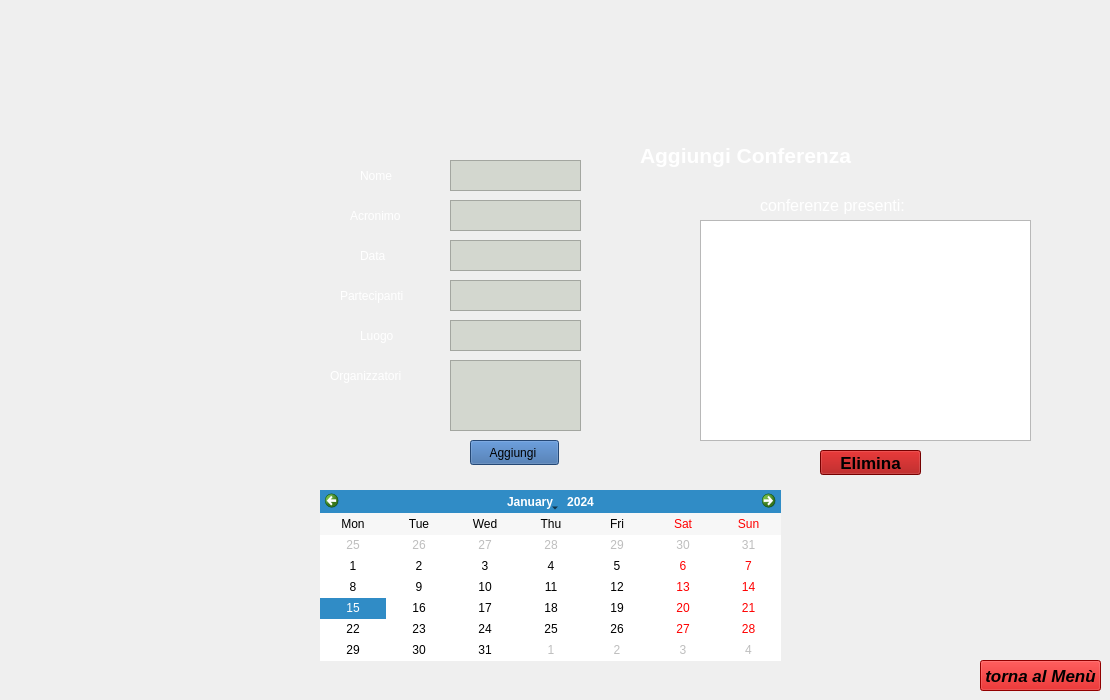
    <widget class="QWidget" name="pagina_aggiungi_Conferenza">
     <widget class="QLabel" name="Data_conf">
      <property name="geometry">
       <rect>
        <x>360</x>
        <y>240</y>
        <width>61</width>
        <height>31</height>
       </rect>
      </property>
      <property name="styleSheet">
       <string notr="true">color: rgb(255, 255, 255);</string>
      </property>
      <property name="text">
       <string>Data</string>
      </property>
     </widget>
     <widget class="QPushButton" name="Bottone_Aggiungi_conf">
      <property name="geometry">
       <rect>
        <x>470</x>
        <y>440</y>
        <width>89</width>
        <height>25</height>
       </rect>
      </property>
      <property name="styleSheet">
       <string notr="true">background-color: rgb(52, 101, 164);</string>
      </property>
      <property name="text">
       <string>Aggiungi </string>
      </property>
     </widget>
     <widget class="QLabel" name="AggiungiArticolo__1">
      <property name="geometry">
       <rect>
        <x>640</x>
        <y>140</y>
        <width>241</width>
        <height>31</height>
       </rect>
      </property>
      <property name="font">
       <font>
        <pointsize>16</pointsize>
        <weight>75</weight>
        <bold>true</bold>
       </font>
      </property>
      <property name="styleSheet">
       <string notr="true">color: rgb(255, 255, 255);</string>
      </property>
      <property name="text">
       <string>Aggiungi Conferenza</string>
      </property>
     </widget>
     <widget class="QLabel" name="Acronimo_conf">
      <property name="geometry">
       <rect>
        <x>350</x>
        <y>200</y>
        <width>81</width>
        <height>31</height>
       </rect>
      </property>
      <property name="styleSheet">
       <string notr="true">color: rgb(255, 255, 255);</string>
      </property>
      <property name="text">
       <string>Acronimo</string>
      </property>
     </widget>
     <widget class="QLabel" name="nome_conf">
      <property name="geometry">
       <rect>
        <x>360</x>
        <y>160</y>
        <width>61</width>
        <height>31</height>
       </rect>
      </property>
      <property name="styleSheet">
       <string notr="true">color: rgb(255, 255, 255);</string>
      </property>
      <property name="text">
       <string>Nome</string>
      </property>
     </widget>
     <widget class="QTextEdit" name="TestoAcronimo_conf">
      <property name="geometry">
       <rect>
        <x>450</x>
        <y>200</y>
        <width>131</width>
        <height>31</height>
       </rect>
      </property>
      <property name="font">
       <font>
        <pointsize>13</pointsize>
        <weight>75</weight>
        <bold>true</bold>
       </font>
      </property>
      <property name="styleSheet">
       <string notr="true">background-color: rgb(211, 215, 207);</string>
      </property>
     </widget>
     <widget class="QTextEdit" name="TestoNome_conf">
      <property name="geometry">
       <rect>
        <x>450</x>
        <y>160</y>
        <width>131</width>
        <height>31</height>
       </rect>
      </property>
      <property name="font">
       <font>
        <pointsize>13</pointsize>
        <weight>75</weight>
        <bold>true</bold>
       </font>
      </property>
      <property name="styleSheet">
       <string notr="true">background-color: rgb(211, 215, 207);</string>
      </property>
     </widget>
     <widget class="QLabel" name="Partecipanti_conf">
      <property name="geometry">
       <rect>
        <x>340</x>
        <y>280</y>
        <width>91</width>
        <height>31</height>
       </rect>
      </property>
      <property name="styleSheet">
       <string notr="true">color: rgb(255, 255, 255);</string>
      </property>
      <property name="text">
       <string>Partecipanti</string>
      </property>
     </widget>
     <widget class="QTextEdit" name="TestoPartecipanti_conf">
      <property name="geometry">
       <rect>
        <x>450</x>
        <y>280</y>
        <width>131</width>
        <height>31</height>
       </rect>
      </property>
      <property name="font">
       <font>
        <pointsize>13</pointsize>
        <weight>75</weight>
        <bold>true</bold>
       </font>
      </property>
      <property name="styleSheet">
       <string notr="true">background-color: rgb(211, 215, 207);</string>
      </property>
     </widget>
     <widget class="QTextEdit" name="TestoData_conf">
      <property name="geometry">
       <rect>
        <x>450</x>
        <y>240</y>
        <width>131</width>
        <height>31</height>
       </rect>
      </property>
      <property name="font">
       <font>
        <pointsize>13</pointsize>
        <weight>75</weight>
        <bold>true</bold>
       </font>
      </property>
      <property name="styleSheet">
       <string notr="true">background-color: rgb(211, 215, 207);</string>
      </property>
     </widget>
     <widget class="QPushButton" name="tornamenu_Addconf">
      <property name="geometry">
       <rect>
        <x>980</x>
        <y>660</y>
        <width>121</width>
        <height>31</height>
       </rect>
      </property>
      <property name="font">
       <font>
        <pointsize>13</pointsize>
        <weight>75</weight>
        <italic>true</italic>
        <bold>true</bold>
        <underline>false</underline>
        <strikeout>false</strikeout>
        <kerning>true</kerning>
       </font>
      </property>
      <property name="styleSheet">
       <string notr="true">background-color: rgb(204, 0, 0);</string>
      </property>
      <property name="text">
       <string>torna al Menù</string>
      </property>
     </widget>
     <widget class="QListWidget" name="ListaConferenze_agg_">
      <property name="geometry">
       <rect>
        <x>700</x>
        <y>220</y>
        <width>331</width>
        <height>221</height>
       </rect>
      </property>
      <property name="styleSheet">
       <string notr="true">color: rgb(255, 255, 255);</string>
      </property>
     </widget>
     <widget class="QPushButton" name="Elimina_Conferenza">
      <property name="geometry">
       <rect>
        <x>820</x>
        <y>450</y>
        <width>101</width>
        <height>25</height>
       </rect>
      </property>
      <property name="font">
       <font>
        <pointsize>13</pointsize>
        <weight>75</weight>
        <bold>true</bold>
       </font>
      </property>
      <property name="styleSheet">
       <string notr="true">background-color: rgb(164, 0, 0);</string>
      </property>
      <property name="text">
       <string>Elimina</string>
      </property>
     </widget>
     <widget class="QLabel" name="ListaConferenze_">
      <property name="geometry">
       <rect>
        <x>760</x>
        <y>190</y>
        <width>151</width>
        <height>31</height>
       </rect>
      </property>
      <property name="font">
       <font>
        <pointsize>12</pointsize>
       </font>
      </property>
      <property name="styleSheet">
       <string notr="true">color: rgb(255, 255, 255);</string>
      </property>
      <property name="text">
       <string>conferenze presenti:</string>
      </property>
     </widget>
     <widget class="QCalendarWidget" name="calendarWidget">
      <property name="geometry">
       <rect>
        <x>320</x>
        <y>490</y>
        <width>461</width>
        <height>171</height>
       </rect>
      </property>
      <property name="verticalHeaderFormat">
       <enum>QCalendarWidget::NoVerticalHeader</enum>
      </property>
     </widget>
     <widget class="QLabel" name="Luogo__">
      <property name="geometry">
       <rect>
        <x>360</x>
        <y>320</y>
        <width>61</width>
        <height>31</height>
       </rect>
      </property>
      <property name="styleSheet">
       <string notr="true">color: rgb(255, 255, 255);</string>
      </property>
      <property name="text">
       <string>Luogo</string>
      </property>
     </widget>
     <widget class="QTextEdit" name="TestoLugo_conf">
      <property name="geometry">
       <rect>
        <x>450</x>
        <y>320</y>
        <width>131</width>
        <height>31</height>
       </rect>
      </property>
      <property name="font">
       <font>
        <pointsize>13</pointsize>
        <weight>75</weight>
        <bold>true</bold>
       </font>
      </property>
      <property name="styleSheet">
       <string notr="true">background-color: rgb(211, 215, 207);</string>
      </property>
     </widget>
     <widget class="QTextEdit" name="TestoOrganizzatori_conf">
      <property name="geometry">
       <rect>
        <x>450</x>
        <y>360</y>
        <width>131</width>
        <height>71</height>
       </rect>
      </property>
      <property name="font">
       <font>
        <pointsize>13</pointsize>
        <weight>75</weight>
        <bold>true</bold>
       </font>
      </property>
      <property name="styleSheet">
       <string notr="true">background-color: rgb(211, 215, 207);</string>
      </property>
     </widget>
     <widget class="QLabel" name="Organizzatori_">
      <property name="geometry">
       <rect>
        <x>330</x>
        <y>360</y>
        <width>91</width>
        <height>31</height>
       </rect>
      </property>
      <property name="styleSheet">
       <string notr="true">color: rgb(255, 255, 255);</string>
      </property>
      <property name="text">
       <string>Organizzatori</string>
      </property>
     </widget>
    </widget>
